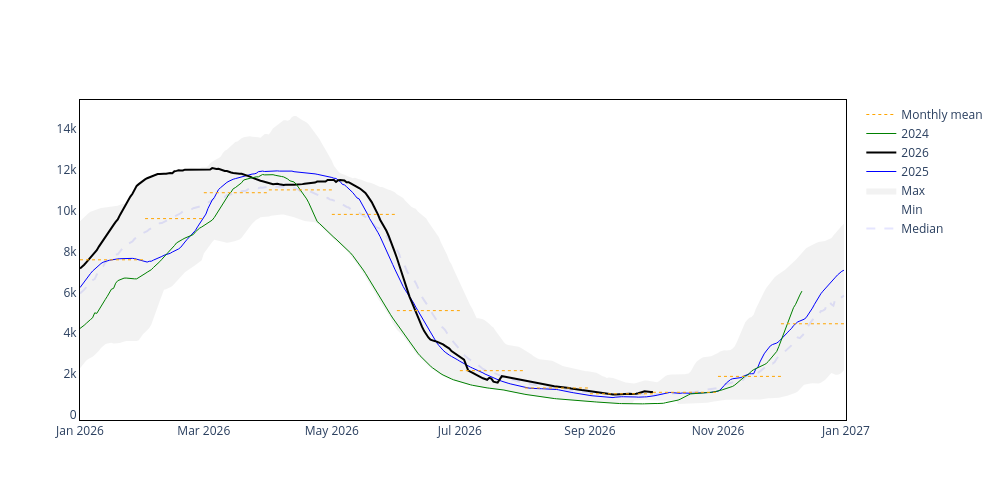

Write notebook code for a chart like this one.
### Code cell
import plotly.graph_objects as go

fig = go.Figure()
fig.add_scatter(x=stats.index, y=stats["median"], mode="lines", name="Median", opacity=0.1, line={"color": "blue", "dash": "dash"})
fig.add_scatter(x=stats.index, y=stats["min"], mode="lines", name="Min", opacity=0.1, line={"color": "grey", "width": 0})
fig.add_scatter(x=stats.index, y=stats["max"], mode="lines", name="Max", opacity=0.01, line={"color": "grey", "width": 0}, fill="tonexty", fillcolor="rgba(128, 128, 128, 0.10)")
fig.add_scatter(x=stats.index, y=s2025["val"], mode="lines", name="2025", line={"color": "blue", "width": 1})
fig.add_scatter(x=stats.index, y=s2026["val"], mode="lines", name="2026", line={"color": "black"})
fig.add_scatter(x=stats.index, y=s2024["val"], mode="lines", name="2024", line={"color": "green", "width": 1})

monthly_mean = qd.groupby(qd.index.month)["val"].median()

month_edges = pd.date_range("2026-01-01", "2027-01-01", freq="MS")
month_values = monthly_mean.reindex(month_edges[:-1].month).to_numpy()

monthly_line_x = []
monthly_line_y = []
for month_start, month_end, monthly_value in zip(
    month_edges[:-1], month_edges[1:], month_values
):
    monthly_line_x.extend([month_start, month_end, None])
    monthly_line_y.extend([monthly_value, monthly_value, None])

fig.add_scatter(
    x=monthly_line_x,
    y=monthly_line_y,
    mode="lines",
    name="Monthly mean",
    line={"color": "orange", "width": 1, "dash": "dot"},
)

# ...existing code...
fig.update_layout(
    width=1000,
    height=500,
    plot_bgcolor="white",
    paper_bgcolor="white",
    xaxis={"showline": True, "linecolor": "black", "mirror": True},
    yaxis={"showline": True, "linecolor": "black", "mirror": True},
)
fig.show()

### Figure 1 — Plotly figure (JSON) as saved in the notebook; plotly's stock layout.template omitted (floating-point values rounded to 4 significant figures; data arrays with more than 128 entries replaced by an {"elided": "..."} marker saying what was removed)
{"data": [{"line": {"color": "blue", "dash": "dash"}, "mode": "lines", "name": "Median", "opacity": 0.1, "type": "scatter", "x": {"elided": "365 str values"}, "y": {"elided": "365 float values"}}, {"line": {"color": "grey", "width": 0}, "mode": "lines", "name": "Min", "opacity": 0.1, "type": "scatter", "x": {"elided": "365 str values"}, "y": {"elided": "365 float values"}}, {"fill": "tonexty", "fillcolor": "rgba(128, 128, 128, 0.10)", "line": {"color": "grey", "width": 0}, "mode": "lines", "name": "Max", "opacity": 0.01, "type": "scatter", "x": {"elided": "365 str values"}, "y": {"elided": "365 float values"}}, {"line": {"color": "blue", "width": 1}, "mode": "lines", "name": "2025", "type": "scatter", "x": {"elided": "365 str values"}, "y": {"elided": "365 float values"}}, {"line": {"color": "black"}, "mode": "lines", "name": "2026", "type": "scatter", "x": {"elided": "365 str values"}, "y": {"elided": "274 float values"}}, {"line": {"color": "green", "width": 1}, "mode": "lines", "name": "2024", "type": "scatter", "x": {"elided": "365 str values"}, "y": {"elided": "345 float values"}}, {"line": {"color": "orange", "dash": "dot", "width": 1}, "mode": "lines", "name": "Monthly mean", "type": "scatter", "x": ["2026-01-01T00:00:00", "2026-02-01T00:00:00", null, "2026-02-01T00:00:00", "2026-03-01T00:00:00", null, "2026-03-01T00:00:00", "2026-04-01T00:00:00", null, "2026-04-01T00:00:00", "2026-05-01T00:00:00", null, "2026-05-01T00:00:00", "2026-06-01T00:00:00", null, "2026-06-01T00:00:00", "2026-07-01T00:00:00", null, "2026-07-01T00:00:00", "2026-08-01T00:00:00", null, "2026-08-01T00:00:00", "2026-09-01T00:00:00", null, "2026-09-01T00:00:00", "2026-10-01T00:00:00", null, "2026-10-01T00:00:00", "2026-11-01T00:00:00", null, "2026-11-01T00:00:00", "2026-12-01T00:00:00", null, "2026-12-01T00:00:00", "2027-01-01T00:00:00", null], "y": [7595.0, 7595.0, null, 9612.0, 9612.0, null, 10880.0, 10880.0, null, 11020.0, 11020.0, null, 9819.0, 9819.0, null, 5106.0, 5106.0, null, 2165.0, 2165.0, null, 1317.0, 1317.0, null, 1032.0, 1032.0, null, 1105.0, 1105.0, null, 1885.0, 1885.0, null, 4461, 4461, null]}], "layout": {"height": 500, "paper_bgcolor": "white", "plot_bgcolor": "white", "width": 1000, "xaxis": {"linecolor": "black", "mirror": true, "showline": true}, "yaxis": {"linecolor": "black", "mirror": true, "showline": true}}}
